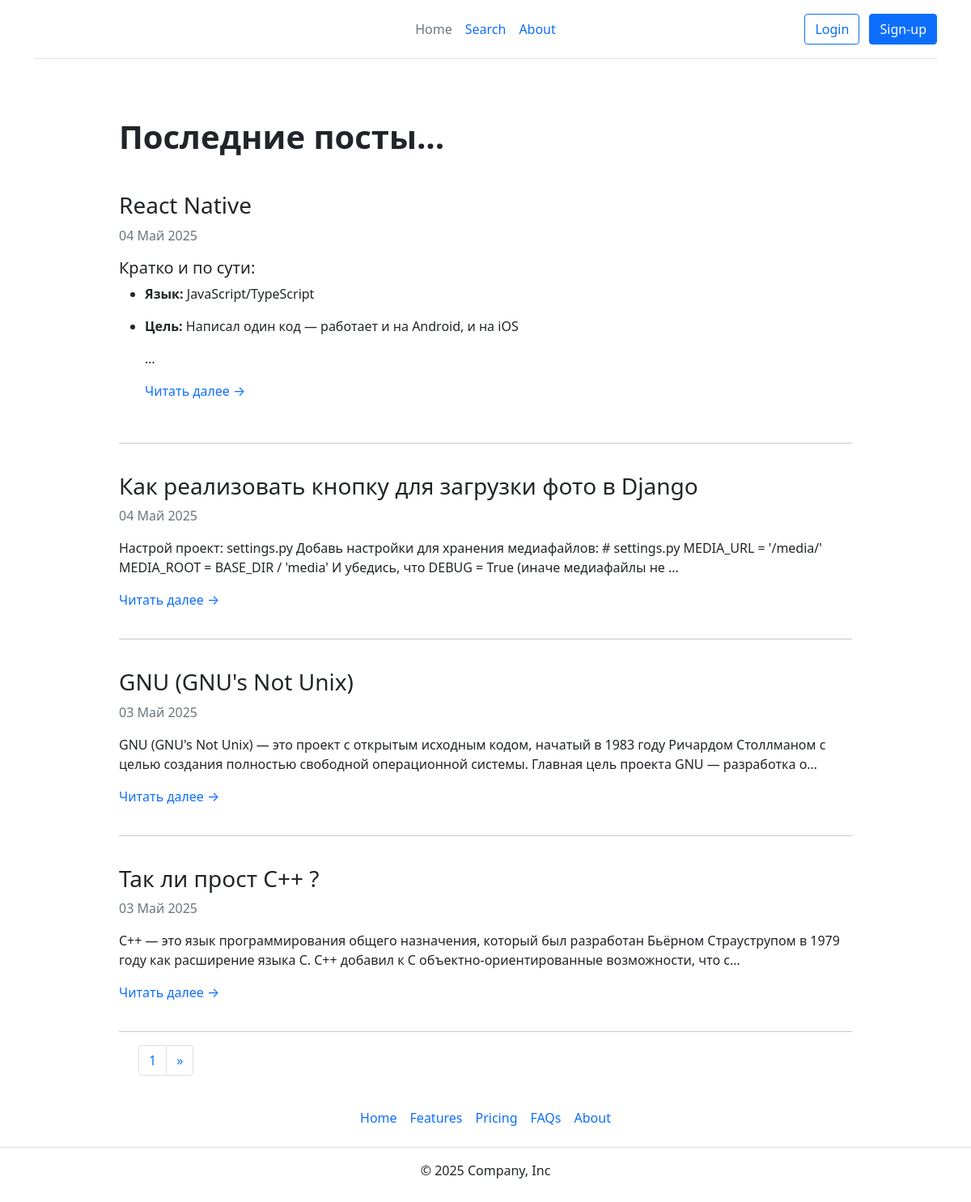
Before: / with the older database file.
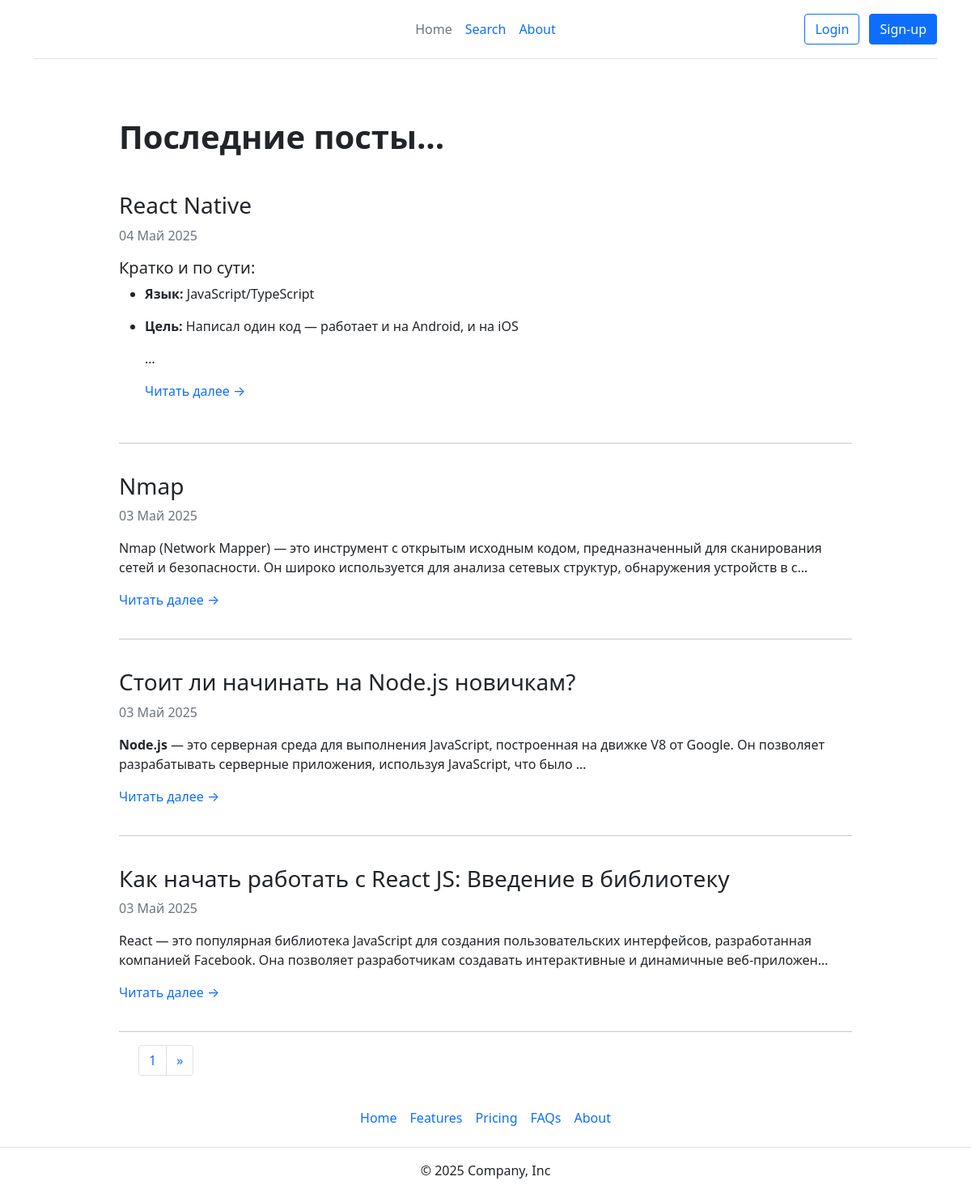
After: the same page with the newer database file.
### blog/models.py (models this page shows, shortened)
class Post(models.Model):
    title = models.CharField(max_length=200)
    slug = models.SlugField(max_length=200, unique=True, blank=True)
    body = RichTextUploadingField()
    created_at = models.DateTimeField(auto_now=True)
    published = models.BooleanField(default=True)
    author = models.ForeignKey(User, on_delete=models.CASCADE)
    tags = models.ManyToManyField(Tag, blank=True)
    class Meta:
        ordering = ['-created_at']
    def __str__(self):
        return self.title
    def get_absolute_url(self):
        return reverse('post_detail', args=[self.slug])

### blog/views.py (the view)
# urls.py: path('', PostListView.as_view(), name='post_list'),
class PostListView(ListView):
    model = Post
    template_name='blog/post_list.html'
    context_object_name = 'posts'
    paginate_by = 4
    def get_queryset(self):
        return Post.objects.filter(published=True)

### templates/blog/post_list.html (shortened to what this page needs)
{% extends 'base.html' %}
{% block content %}
<div class="container">
    <div class="container mt-5">
        <div class="row justify-content-center">
            <div class="col-lg-10">
                <header class="mb-4">
                    <h1 class="fw-bold">Последние посты...</h1>
                </header>
                {% for post in posts %}
                <div class="post-preview post-custom-list">
                    <h3>{{ post|safe }}</h3>
                    <p class="text-muted">{{post.created_at|date:"d M Y"}}</p>
                    <p>{{ post.body|truncatechars:200|safe }}</p>
                    <a href="{{post.get_absolute_url}}" class="read-more-btn">Читать далее &rarr;</a>
                </div>
                <hr>
                {% empty %}
                <h3>Нет постов..</h3>
                {% endfor %}
                <div class="container">
                    {% if is_paginated %}
                    <nav aria-label="Page navigation example">
                        <ul class="pagination">
                            <li class="page-item"><a class="page-link" href="#">{{ page_obj.number }}</a></li>
                            {% if page_obj.has_next %}
                            <li class="page-item">
                                <a class="page-link" href="?page={{ page_obj.next_page_number }}" aria-label="Next">
                                    <span aria-hidden="true">&raquo;</span>
                                </a>
                            </li>
                            {% endif %}
                        </ul>
                    </nav>
                    {% endif %}
                </div>
            </div>
        </div>
    </div>
</div>
{% endblock %}

Changed rows visible on the page:
no longer on this page (row edited): Post: title "Как реализовать кнопку для загрузки фото в Django", created_at "04 Май 2025", body "Настрой проект: settings.py Добавь настройки для хранения медиафайлов: # settings.py MEDIA_URL = '/media/' MEDIA_ROOT = BASE_DIR / 'media' И убедись, что DEBUG = True (иначе медиафайлы не …"
no longer on this page (row edited): Post: title "GNU (GNU's Not Unix)", created_at "03 Май 2025", body "GNU (GNU's Not Unix) — это проект с открытым исходным кодом, начатый в 1983 году Ричардом Столлманом с целью создания полностью свободной операционной системы. Главная цель проекта GNU — разработка о…"
no longer on this page (row edited): Post: title "Так ли прост C++ ?", created_at "03 Май 2025", body "C++ — это язык программирования общего назначения, который был разработан Бьёрном Страуструпом в 1979 году как расширение языка C. C++ добавил к C объектно-ориентированные возможности, что с…"
now on this page (row unchanged): Post: title "Nmap", created_at "03 Май 2025", body "Nmap (Network Mapper) — это инструмент с открытым исходным кодом, предназначенный для сканирования сетей и безопасности. Он широко используется для анализа сетевых структур, обнаружения устройств в с…"
now on this page (row unchanged): Post: title "Стоит ли начинать на Node.js новичкам?", created_at "03 Май 2025", body "Node.js — это серверная среда для выполнения JavaScript, построенная на движке V8 от Google. Он позволяет разрабатывать серверные приложения, используя JavaScript, что было …"
now on this page (row unchanged): Post: title "Как начать работать с React JS: Введение в библиотеку", created_at "03 Май 2025", body "React — это популярная библиотека JavaScript для создания пользовательских интерфейсов, разработанная компанией Facebook. Она позволяет разработчикам создавать интерактивные и динамичные веб-приложен…"
